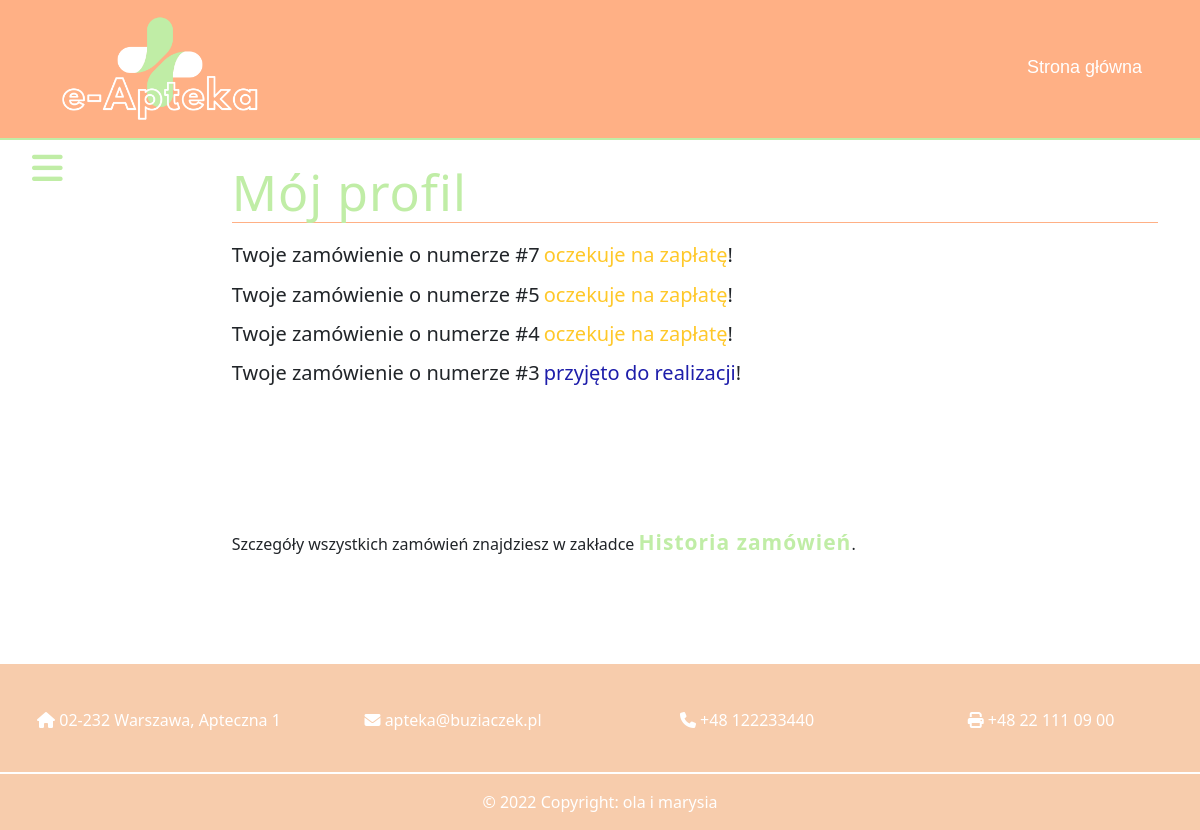
Page /user/ (signed in) on the earlier database version.
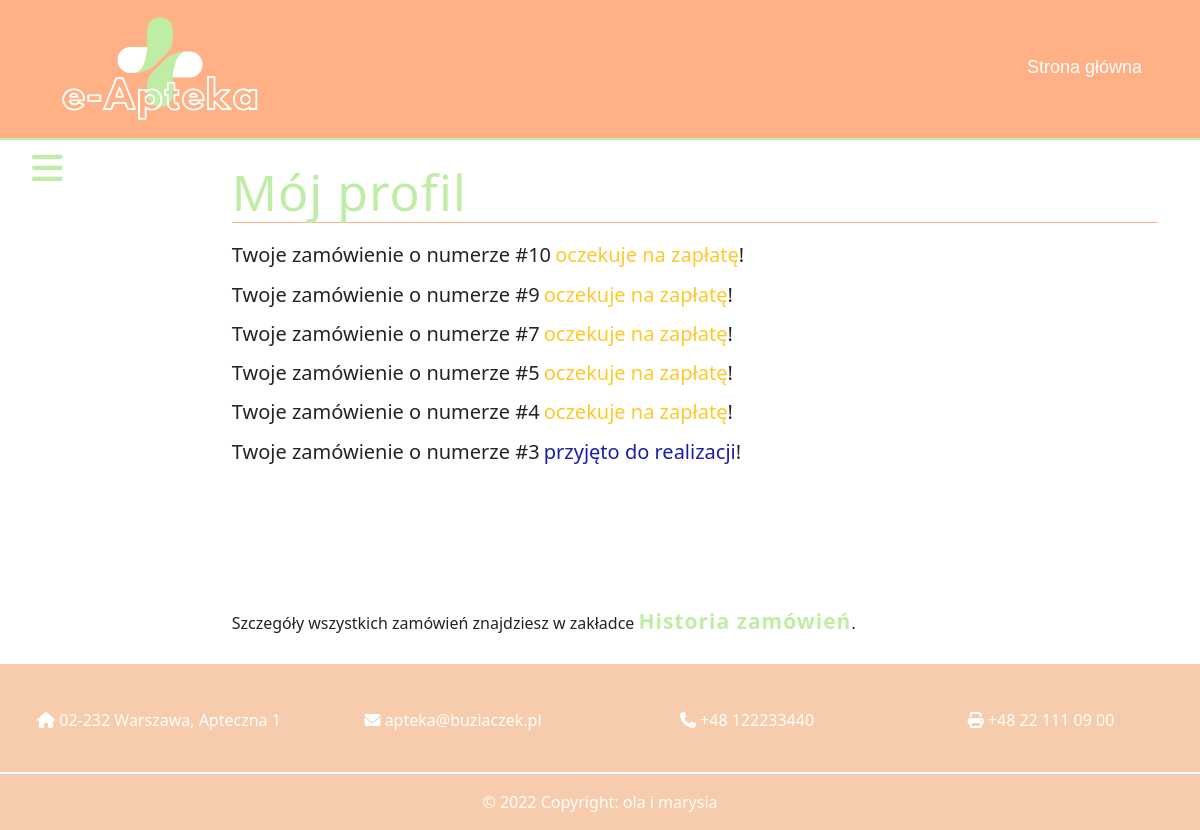
Same page on the later database version.
### core/models.py (models this page shows, shortened)
class Order(models.Model):
    AWAITING_PAYMENT = 'pre_payment'  # Customer has completed the checkout process, but payment has yet to be confirmed.
    PROCESSING = 'processing'  # Customer has completed the checkout process and payment has been confirmed.
    SHIPPED = 'shipped'  # Order has been shipped, but receipt has not been confirmed yet.
    COMPLETED = 'completed'  # Order has been shipped/picked up, and receipt is confirmed.
    CANCELLED = 'cancelled'  # The order has been cancelled by either the customer or the seller
    STATUS_CHOICES = (
        (AWAITING_PAYMENT, 'Oczekiwanie na zapłatę'),
        (PROCESSING, 'W realizacji'),
        (SHIPPED, 'Wysłano'),
        (COMPLETED, 'Zrealizowano'),
        (CANCELLED, 'Anulowano')
    )
    DHL = 'dhl'
    INPOST = 'inpost'
    POST = 'poczta_polska'
    DELIVERY_METHOD_CHOICES = (
        (DHL, "Kurier DHL"),
        (INPOST, "Paczkomaty inPost"),
        (POST, "Poczta Polska")
    )
    DIRECT_PAYMENT = "dp"
    CARD = "card"
    BLIK = "blik"
    PAYMENT_METHOD_CHOICES = (
        (DIRECT_PAYMENT, "Przelew"),
        (CARD, "Karta płatnicza"),
        (BLIK, "BLIK")
    )
    date = models.DateTimeField(auto_now_add=True)
    status = models.CharField(choices=STATUS_CHOICES, max_length=max(len(s[0]) for s in STATUS_CHOICES),
                              help_text="The current status of the order", default=AWAITING_PAYMENT, blank=True)
    delivery_method = models.CharField(choices=DELIVERY_METHOD_CHOICES,
                                       max_length=max(len(s[0]) for s in DELIVERY_METHOD_CHOICES),
                                       help_text="Delivery method chosen by the customer", default=DHL)
    payment_method = models.CharField(choices=PAYMENT_METHOD_CHOICES,
                                      max_length=max(len(s[0]) for s in PAYMENT_METHOD_CHOICES),
                                      help_text="Payment method chosen by the customer", default=DIRECT_PAYMENT)
    items = models.ManyToManyField(to='Item', through='OrderItem', help_text="Items that the order comprises")
    total_price = models.DecimalField(max_digits=7, decimal_places=2, default=0.00,
                                      help_text="Total price of the order")
    customer = models.ForeignKey(to="Customer", on_delete=models.CASCADE,
                                 help_text="Customer that have made this order")
    address = models.ForeignKey(to="Address", on_delete=models.CASCADE)

### core/views.py (the view, shortened to what this page needs)
# urls.py: path('user/', views.UserView.as_view(), name='user'),
class UserView(LoginRequiredMixin ,View):
    def get(self, request):
        user = request.user
        if hasattr(user, "customer"):
            customer = user.customer
            initial_date_of_birth = customer.date_of_birth.isoformat()
            initial_data = {"date_of_birth": initial_date_of_birth}
            customer_form = CustomerForm(instance=customer, initial=initial_data)
            logging.debug(customer)
        else:
            customer = None
            customer_form = CustomerForm()
        email_form = EmailForm(instance=user)
        orders = Order.objects.filter(customer__user=user).order_by("-date")
        context = {"user": user, "customer": customer, "customer_form": customer_form, "orders": orders,
                   "email_form": email_form}
        return render(request, template_name="core/user.html", context=context)

### core/context_processors.py (called while the page is built)
def categories_context(request):
    categories = [Category.objects.get(name="Zdrowie"),
                  Category.objects.get(name="Higiena"),
                  Category.objects.get(name="Pielęgnacja")]
    return {"categories": categories}

### templates/core/user.html (shortened to what this page needs)
{% extends "account/base.html" %}
{% block content %}
<body id="body" onscroll="speed()">
<div class="wrapper" style="max-width: 100%; max-height: 100%;">
  <label for="check">
    <i class="fas fa-bars" id="open"></i>
  </label>
</div>
<div class="content" style="position: relative; max-width: 100%;
        max-height: 100%;">
  <div id="hello">
    <h1 id="head">Mój profil</h1>
    {% for order in orders %}
    {% if order.get_status_display == 'Oczekiwanie na zapłatę'%}
    <label style="margin-top: 1%; font-size: 20px">Twoje zamówienie o numerze #{{order.id}}</label>
    <label style="font-size: 20px; color: #ffc829"> oczekuje na zapłatę</label><label style="font-size: 20px">! </label>
    <br>
    {% elif order.get_status_display == 'W realizacji'%}
    <label style="margin-top: 1%; font-size: 20px">Twoje zamówienie o numerze #{{order.id}}</label>
    <label style="font-size: 20px; color: #1d1daa"> przyjęto do realizacji</label><label style="font-size: 20px">! </label>
    <br>
    {% elif order.get_status_display == 'Wysłano'%}
    <label style="margin-top: 1%; font-size: 20px; position: absolute">Twoje zamówienie o numerze #{{order.id}} jest już w drodze!</label>
    <br>
    {% endif %}
    {% endfor %}
    <div style="margin-top:15%; margin-bottom: 2%; max-width: 100%;
        max-height: 100%;">
      <label style="font-size: 16px;">Szczegóły wszystkich zamówień znajdziesz w zakładce </label>
      <label style="font-size: 21px; font-weight: bold; color: #C0EDA6; letter-spacing: 1px">Historia zamówień</label><label>.</label>
    </div>
  </div>
</div>
</body>
{% endblock %}

Differences in the rows shown:
added Order: id "10"
added Order: id "9"
